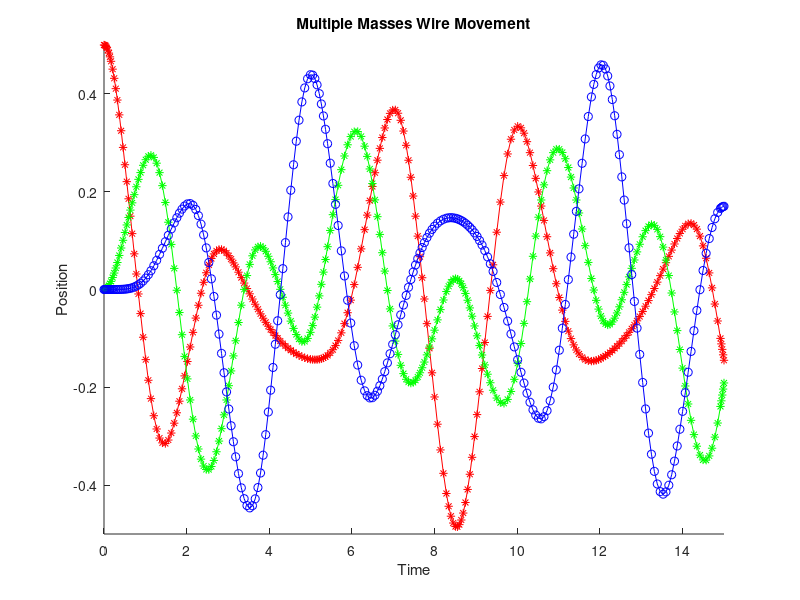

Write MATLAB code to recreate this figure.
function piano_multiple_masses()

%% satisfy louise's paranoia first
clf
hold on

%% parameters and initial values

k = 10;
x = 1;
m = 1;

% here's a lot of initial values theoretically

m1_i = .5;
m2_i = 0;
m3_i = 0;

dm1_i = 0;
dm2_i = 0;
dm3_i = 0;

State = [m1_i, m2_i, m3_i, dm1_i, dm2_i, dm3_i];

%% an ode function

[T, Y] = ode45(@motion, [0,15], State);

%% a motion function

    function res = motion(~, Info)
        m1 = Info(1);
        m2 = Info(2);
        m3 = Info(3);
        dm1 = Info(4);
        dm2 = Info(5);
        dm3 = Info(6);
        
        fs1 = (-k * (sqrt(x^2 + m1^2) - x)*sign(m1));
        fs2 = (-k * (sqrt(x^2 + (m2-m1)^2) - x)*sign(m2-m1));
        fs3 = (-k * (sqrt(x^2 + (m3-m2)^2) - x)*sign(m3-m2));
        fs4 = (-k * (sqrt(x^2 + m3^2) - x)*sign(-m3));
        
        fm1 = fs1 - fs2;
        fm2 = fs2 - fs3;
        fm3 = fs3 - fs4;
        
        am1 = fm1/m;
        am2 = fm2/m;
        am3 = fm3/m;
        
        res = [dm1; dm2; dm3; am1; am2; am3];
    end

   
axis([0,15,-.5,.5]);
plot(T,Y(:,1),'r*-');
plot(T,Y(:,2),'g*-');
plot(T,Y(:,3),'bo-');
xlabel('Time') 
ylabel('Position') 
title('Multiple Masses Wire Movement') 
end
